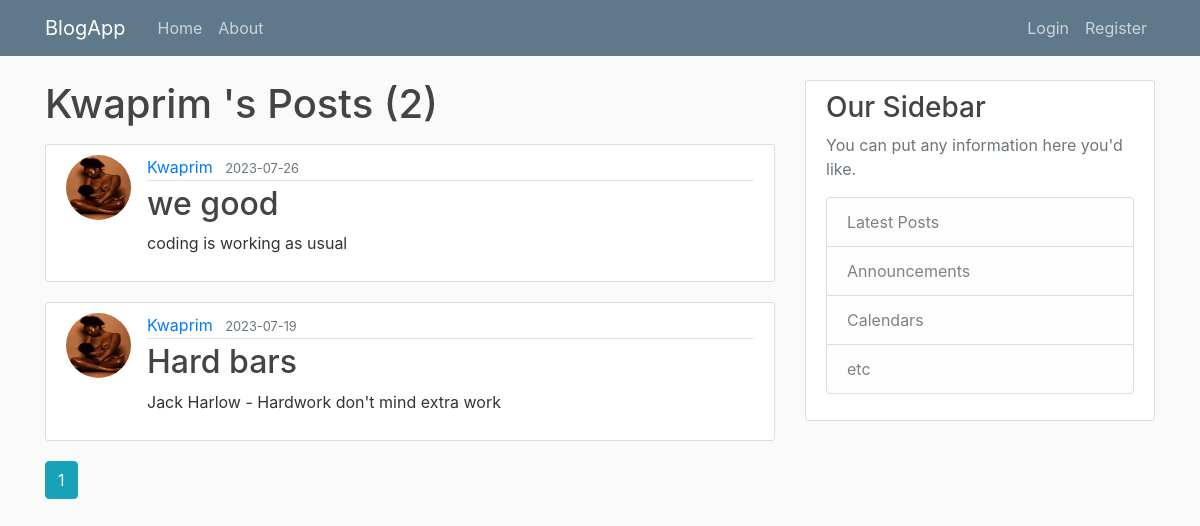
/user/Kwaprim , run on an earlier commit of the app's database.
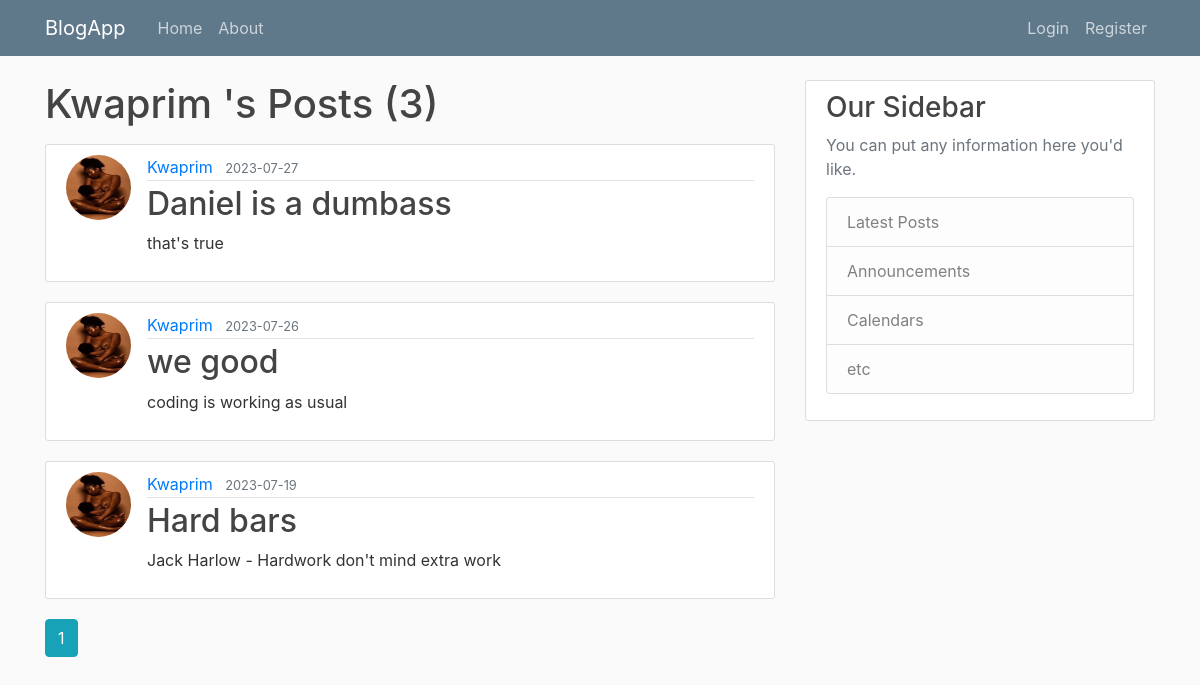
And on a later commit of the database.
### flaskblog/models.py (models this page shows, shortened)
class Post(db.Model):
    id = db.Column(db.Integer, primary_key = True)
    title = db.Column(db.String(100), nullable = False)
    date_posted = db.Column(db.DateTime, nullable = False, default = datetime.datetime.utcnow)
    content = db.Column(db.Text, nullable = False)
    user_id = db.Column(db.Integer, db.ForeignKey('user.id'), nullable=False)

class User(db.Model, UserMixin):
    id = db.Column(db.Integer, primary_key=True)
    username = db.Column(db.String(20), unique=True, nullable=False)
    email = db.Column(db.String(120), unique=True, nullable=False)
    image_file = db.Column(db.String(20), nullable=False, default='default.jpg')
    password = db.Column(db.String(60), nullable=False)
    posts = db.relationship('Post', backref='author', lazy=True)

### flaskblog/users/routes.py (the view)
@users.route("/user/<string:username>")
def user_posts(username):
    page = request.args.get('page', 1, type = int)
    user = User.query.filter_by(username = username).first_or_404()
    posts = Post.query.filter_by(author = user).order_by(Post.date_posted.desc()).paginate(page = page, per_page = 10)
    return render_template('user_posts.html', posts = posts, user = user)

### flaskblog/templates/user_posts.html
{% extends "layout.html" %}
{% block content %}
    <h1 class="mb-3">{{ user.username}}'s Posts ({{ posts.total }})</h1>
    {% for post in posts.items %}
        <article class="media content-section">
          <img class="rounded-circle article-img" src="{{ url_for('static', filename='profile_pics/' + post.author.image_file) }}">
          <div class="media-body">
            <div class="article-metadata">
              <a class="mr-2" href="{{ url_for('users.user_posts', username=post.author.username) }}">{{ post.author.username }}</a>
              <small class="text-muted">{{ post.date_posted.strftime('%Y-%m-%d') }}</small>
            </div>
            <h2><a class="article-title" href="{{ url_for('posts.post', post_id=post.id) }}">{{ post.title }}</a></h2>
            <p class="article-content">{{ post.content }}</p>
          </div>
        </article>
    {% endfor %}
    {% for page_num in posts.iter_pages(left_edge=1, right_edge=1, left_current=1, right_current=2) %}
      {% if page_num %}
        {% if posts.page == page_num %}
          <a class="btn btn-info mb-4" href="{{ url_for('users.user_posts', username=user.username, page=page_num) }}">{{ page_num }}</a>
        {% else %}
          <a class="btn btn-outline-info mb-4" href="{{ url_for('users.user_posts', username=user.username, page=page_num) }}">{{ page_num }}</a>
        {% endif %}
      {% else %}
        ...
      {% endif %}
    {% endfor %}
{% endblock content %}

What changed in the data, as far as the page shows it:
added Post: image_file (picture), author.username "Kwaprim", date_posted "2023-07-27", title "Daniel is a dumbass", content "that's true"
Also different on the page:
{{ posts.total }}: "2" → "3"
